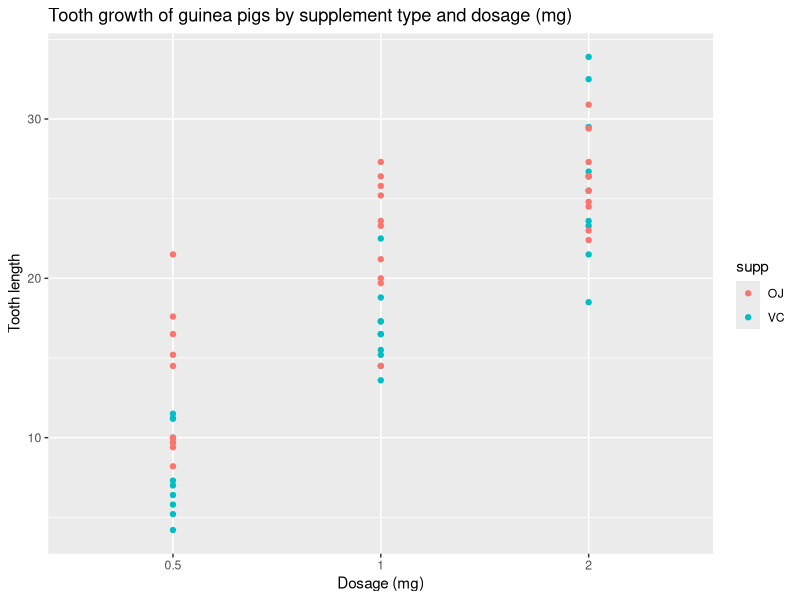
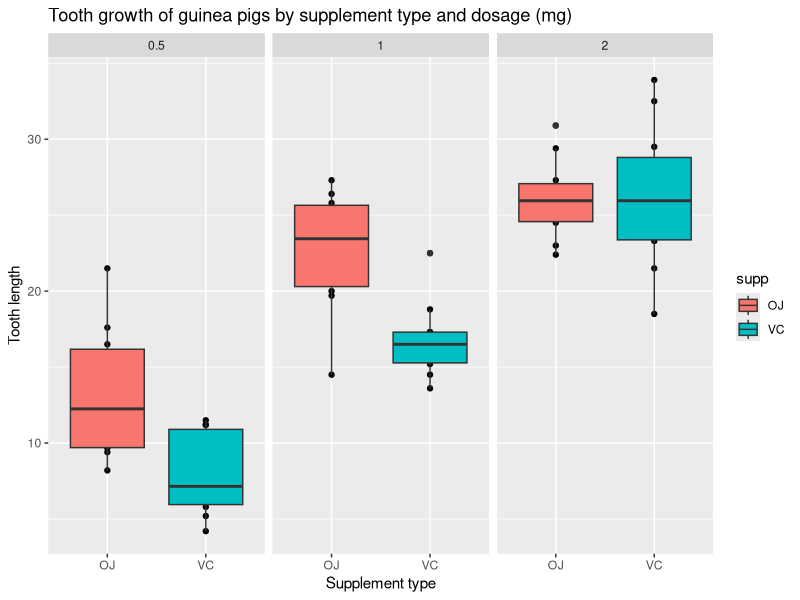

Write R code to recreate these figures, in order.
## ---- chunk 1
ECHO=TRUE
library(ggplot2)
library(datasets)
data("ToothGrowth")
## ---- chunk 2
str(ToothGrowth)
head(ToothGrowth)
## ---- chunk 3
ToothGrowth$dose <- as.factor(ToothGrowth$dose)
summary(ToothGrowth)
## ---- chunk 4
qplot(dose ,len ,data = ToothGrowth, 
      col = supp, 
      main = "Tooth growth of guinea pigs by supplement type and dosage (mg)", 
      xlab = "Dosage (mg)", 
      ylab = "Tooth length")
## ---- chunk 5
qplot(supp, len, data = ToothGrowth, 
      facets = ~dose, 
      main = "Tooth growth of guinea pigs by supplement type and dosage (mg)", 
      xlab = "Supplement type", 
      ylab = "Tooth length") + 
        geom_boxplot(aes(fill = supp))
## ---- chunk 6
VC.length <- ToothGrowth$len[ToothGrowth$supp == "VC"]
OJ.length <- ToothGrowth$len[ToothGrowth$supp == "OJ"]
## ---- chunk 7
t.test(OJ.length, VC.length, 
       alternative = "greater",
       paired = FALSE,
       var.equal = FALSE,
       conf.level = 0.95)
## ---- chunk 8
dose_0.5 <- ToothGrowth$len[ToothGrowth$dose == "0.5"]
dose_1   <- ToothGrowth$len[ToothGrowth$dose == "1"]
dose_2   <- ToothGrowth$len[ToothGrowth$dose == "2"]
## ---- chunk 9
t.test(dose_0.5, dose_1, 
       alternative = "less",
       paired = FALSE,
       var.equal = FALSE,
       conf.level = 0.95)
## ---- chunk 10
t.test(dose_1, dose_2, 
       alternative = "less",
       paired = FALSE,
       var.equal = FALSE,
       conf.level = 0.95)
